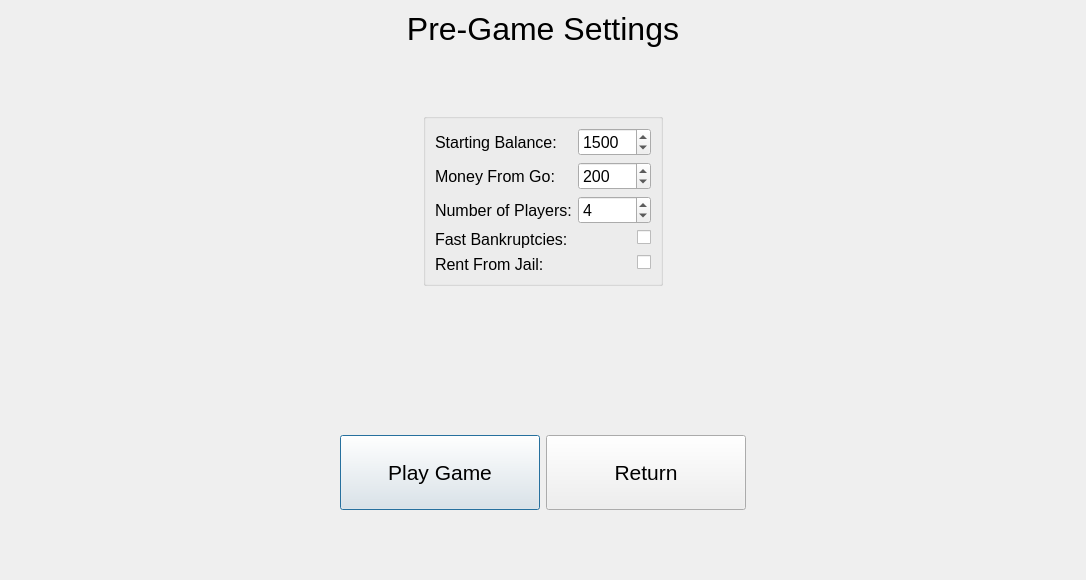
<?xml version="1.0" encoding="UTF-8"?>
<ui version="4.0">
 <class>Dialog</class>
 <widget class="QDialog" name="Dialog">
  <property name="geometry">
   <rect>
    <x>0</x>
    <y>0</y>
    <width>1086</width>
    <height>580</height>
   </rect>
  </property>
  <property name="font">
   <font>
    <pointsize>12</pointsize>
   </font>
  </property>
  <property name="windowTitle">
   <string>Dialog</string>
  </property>
  <layout class="QGridLayout" name="gridLayout">
   <item row="7" column="0">
    <spacer name="verticalSpacer_3">
     <property name="orientation">
      <enum>Qt::Vertical</enum>
     </property>
     <property name="sizeHint" stdset="0">
      <size>
       <width>20</width>
       <height>40</height>
      </size>
     </property>
    </spacer>
   </item>
   <item row="3" column="0">
    <spacer name="verticalSpacer">
     <property name="orientation">
      <enum>Qt::Vertical</enum>
     </property>
     <property name="sizeHint" stdset="0">
      <size>
       <width>20</width>
       <height>40</height>
      </size>
     </property>
    </spacer>
   </item>
   <item row="1" column="0">
    <spacer name="verticalSpacer_2">
     <property name="orientation">
      <enum>Qt::Vertical</enum>
     </property>
     <property name="sizeHint" stdset="0">
      <size>
       <width>20</width>
       <height>40</height>
      </size>
     </property>
    </spacer>
   </item>
   <item row="0" column="0">
    <widget class="QLabel" name="preGameTitleLabel">
     <property name="font">
      <font>
       <pointsize>24</pointsize>
       <weight>50</weight>
       <bold>false</bold>
      </font>
     </property>
     <property name="text">
      <string>Pre-Game Settings</string>
     </property>
     <property name="alignment">
      <set>Qt::AlignCenter</set>
     </property>
    </widget>
   </item>
   <item row="4" column="0">
    <widget class="QLabel" name="preGameErrorLabel">
     <property name="font">
      <font>
       <pointsize>12</pointsize>
      </font>
     </property>
     <property name="text">
      <string/>
     </property>
    </widget>
   </item>
   <item row="5" column="0">
    <spacer name="verticalSpacer_4">
     <property name="orientation">
      <enum>Qt::Vertical</enum>
     </property>
     <property name="sizeHint" stdset="0">
      <size>
       <width>20</width>
       <height>40</height>
      </size>
     </property>
    </spacer>
   </item>
   <item row="6" column="0">
    <layout class="QHBoxLayout" name="horizontalLayout">
     <item>
      <spacer name="horizontalSpacer">
       <property name="orientation">
        <enum>Qt::Horizontal</enum>
       </property>
       <property name="sizeHint" stdset="0">
        <size>
         <width>40</width>
         <height>20</height>
        </size>
       </property>
      </spacer>
     </item>
     <item>
      <widget class="QPushButton" name="preGamePlayButton">
       <property name="minimumSize">
        <size>
         <width>200</width>
         <height>75</height>
        </size>
       </property>
       <property name="font">
        <font>
         <pointsize>16</pointsize>
        </font>
       </property>
       <property name="text">
        <string>Play Game</string>
       </property>
      </widget>
     </item>
     <item>
      <widget class="QPushButton" name="preGameReturnButton">
       <property name="minimumSize">
        <size>
         <width>200</width>
         <height>75</height>
        </size>
       </property>
       <property name="font">
        <font>
         <pointsize>16</pointsize>
        </font>
       </property>
       <property name="text">
        <string>Return</string>
       </property>
      </widget>
     </item>
     <item>
      <spacer name="horizontalSpacer_2">
       <property name="orientation">
        <enum>Qt::Horizontal</enum>
       </property>
       <property name="sizeHint" stdset="0">
        <size>
         <width>40</width>
         <height>20</height>
        </size>
       </property>
      </spacer>
     </item>
    </layout>
   </item>
   <item row="2" column="0">
    <layout class="QHBoxLayout" name="horizontalLayout_2">
     <item>
      <spacer name="horizontalSpacer_3">
       <property name="orientation">
        <enum>Qt::Horizontal</enum>
       </property>
       <property name="sizeHint" stdset="0">
        <size>
         <width>40</width>
         <height>20</height>
        </size>
       </property>
      </spacer>
     </item>
     <item>
      <widget class="QGroupBox" name="groupBox">
       <property name="title">
        <string/>
       </property>
       <layout class="QFormLayout" name="formLayout">
        <item row="0" column="0">
         <widget class="QLabel" name="startingBalanceLabel">
          <property name="font">
           <font>
            <pointsize>12</pointsize>
           </font>
          </property>
          <property name="text">
           <string>Starting Balance:</string>
          </property>
         </widget>
        </item>
        <item row="1" column="0">
         <widget class="QLabel" name="moneyFromGoLabel">
          <property name="font">
           <font>
            <pointsize>12</pointsize>
           </font>
          </property>
          <property name="text">
           <string>Money From Go:</string>
          </property>
         </widget>
        </item>
        <item row="2" column="0">
         <widget class="QLabel" name="numberOfPlayersLabel">
          <property name="font">
           <font>
            <pointsize>12</pointsize>
           </font>
          </property>
          <property name="text">
           <string>Number of Players:</string>
          </property>
         </widget>
        </item>
        <item row="4" column="0">
         <widget class="QLabel" name="rentFromJailLabel">
          <property name="font">
           <font>
            <pointsize>12</pointsize>
           </font>
          </property>
          <property name="text">
           <string>Rent From Jail:</string>
          </property>
         </widget>
        </item>
        <item row="3" column="0">
         <widget class="QLabel" name="fastBankruptcyLabel">
          <property name="font">
           <font>
            <pointsize>12</pointsize>
           </font>
          </property>
          <property name="text">
           <string>Fast Bankruptcies:</string>
          </property>
         </widget>
        </item>
        <item row="0" column="1">
         <widget class="QSpinBox" name="startingBalanceSpinBox">
          <property name="maximum">
           <number>10000</number>
          </property>
          <property name="singleStep">
           <number>1000</number>
          </property>
          <property name="value">
           <number>1500</number>
          </property>
         </widget>
        </item>
        <item row="1" column="1">
         <widget class="QSpinBox" name="moneyFromGoSpinBox">
          <property name="maximum">
           <number>2000</number>
          </property>
          <property name="singleStep">
           <number>100</number>
          </property>
          <property name="value">
           <number>200</number>
          </property>
         </widget>
        </item>
        <item row="2" column="1">
         <widget class="QSpinBox" name="numberOfPlayersSpinBox">
          <property name="maximum">
           <number>8</number>
          </property>
          <property name="value">
           <number>4</number>
          </property>
         </widget>
        </item>
        <item row="3" column="1">
         <widget class="QCheckBox" name="fastBankruptcyCheckBox">
          <property name="font">
           <font>
            <pointsize>8</pointsize>
           </font>
          </property>
          <property name="layoutDirection">
           <enum>Qt::RightToLeft</enum>
          </property>
          <property name="autoFillBackground">
           <bool>false</bool>
          </property>
          <property name="text">
           <string/>
          </property>
          <property name="iconSize">
           <size>
            <width>30</width>
            <height>30</height>
           </size>
          </property>
          <property name="checked">
           <bool>false</bool>
          </property>
         </widget>
        </item>
        <item row="4" column="1">
         <widget class="QCheckBox" name="rentFromJailCheckBox">
          <property name="font">
           <font>
            <pointsize>12</pointsize>
           </font>
          </property>
          <property name="layoutDirection">
           <enum>Qt::RightToLeft</enum>
          </property>
          <property name="text">
           <string/>
          </property>
         </widget>
        </item>
       </layout>
      </widget>
     </item>
     <item>
      <spacer name="horizontalSpacer_4">
       <property name="orientation">
        <enum>Qt::Horizontal</enum>
       </property>
       <property name="sizeHint" stdset="0">
        <size>
         <width>40</width>
         <height>20</height>
        </size>
       </property>
      </spacer>
     </item>
    </layout>
   </item>
  </layout>
 </widget>
 <resources/>
 <connections/>
</ui>
